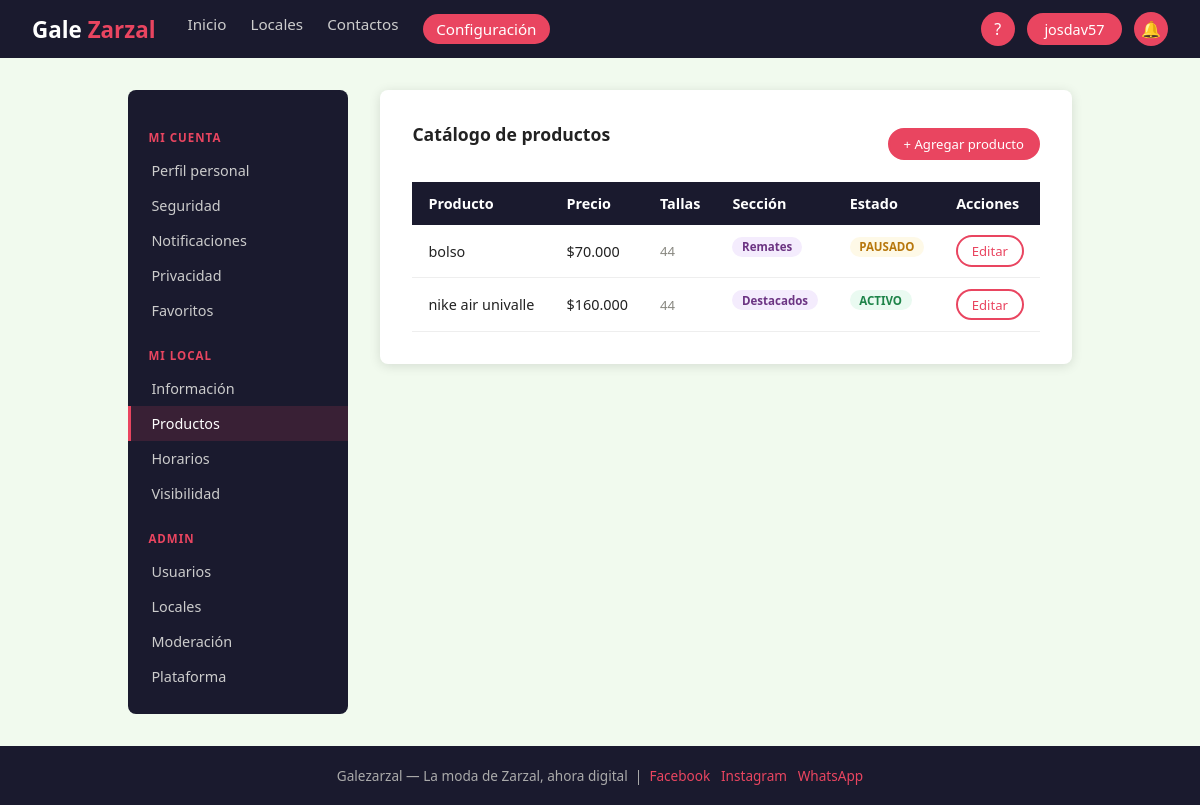
Page /configuracion/productos.php (signed in) on the committed database.
### tables this page shows
CREATE TABLE `producto` (
  `idProducto` int(11) NOT NULL,
  `nomProducto` varchar(80) NOT NULL,
  `describProducto` varchar(200) DEFAULT NULL,
  `fotosUrl` text DEFAULT NULL,
  `idcategoria` int(11) NOT NULL,
  `idLocal` int(11) NOT NULL,
  `tipoProducto` varchar(50) DEFAULT NULL,
  `talla` varchar(30) DEFAULT NULL,
  `estado` enum('disponible','agotado','inactivo') NOT NULL DEFAULT 'disponible',
  `precio` decimal(10,2) NOT NULL CHECK (`precio` >= 0),
  `seccion` varchar(50) DEFAULT NULL
);

### configuracion/productos.php (the view, shortened to what this page needs)
<?php
$db = getDB();
$stLocal = $db->prepare("SELECT l.idLocal FROM Local l JOIN Vendedor v ON v.idVendedor=l.idVendedor WHERE v.iduser=? LIMIT 1");
$stLocal->execute([$_SESSION['iduser']]);
$local = $stLocal->fetch();
$productos = [];
if ($local) {
    $stProd = $db->prepare("SELECT p.*,c.nomCategoria FROM Producto p JOIN Categoria c ON c.idcategoria=p.idcategoria WHERE p.idLocal=? ORDER BY p.nomProducto");
    $stProd->execute([$local['idLocal']]);
    $productos = $stProd->fetchAll();
}
$badgeMap = ['disponible'=>'activo','agotado'=>'agotado','inactivo'=>'pausado'];
$labelMap  = ['disponible'=>'ACTIVO','agotado'=>'AGOTADO','inactivo'=>'PAUSADO'];
require_once __DIR__ . '/../includes/header.php';
?>
<div class="config-layout">
  <?php require_once __DIR__ . '/sidebar.php'; ?>
  <main class="config-main">
    <div class="config-panel">
      <div class="flex-between mb-2">
        <h2>Catálogo de productos</h2>
        <a href="/galezarzal/catalogo/agregarProducto.php" class="btn-primary btn-sm">+ Agregar producto</a>
      </div>
      <?php if (empty($productos)): ?>
        <div class="alerta alerta-info">No tienes productos aún. <a href="/galezarzal/catalogo/agregarProducto.php" style="color:var(--rojo);">Agregar primero</a></div>
      <?php else: ?>
      <div class="tabla-wrap">
        <table>
          <thead><tr><th>Producto</th><th>Precio</th><th>Tallas</th><th>Sección</th><th>Estado</th><th>Acciones</th></tr></thead>
          <tbody>
          <?php foreach ($productos as $p): ?>
          <tr>
            <td><?= htmlspecialchars($p['nomProducto']) ?></td>
            <td>$<?= number_format($p['precio'],0,',','.') ?></td>
            <td style="font-size:.82rem;color:var(--gris);"><?= htmlspecialchars($p['talla']??'—') ?></td>
            <td><span class="card-badge badge-mixto" style="font-size:.72rem;"><?= htmlspecialchars($p['seccion']??'—') ?></span></td>
            <td><span class="card-badge badge-<?= $badgeMap[$p['estado']] ?? 'mixto' ?>"><?= $labelMap[$p['estado']] ?? strtoupper($p['estado']) ?></span></td>
            <td>
              <a href="/galezarzal/catalogo/modificarProducto.php?id=<?= $p['idProducto'] ?>" class="btn-outline btn-sm">Editar</a>
            </td>
          </tr>
          <?php endforeach; ?>
          </tbody>
        </table>
      </div>
      <?php endif; ?>
    </div>
  </main>
</div>
<?php require_once __DIR__ . '/../includes/footer.php'; ?>

### assets/css/style.css (style rules this page uses)
:root { --rojo: #E94560; --oscuro: #1A1A2E; --crema: #F1FAEE; --blanco: #FFFFFF; --gris: #888780; --gris-l: #e8e8e8; --exito: #2ecc71; --alerta: #f39c12; --radio: 8px; --sombra: 0 2px 12px rgba(0,0,0,.12); }
*, *::before, *::after { box-sizing: border-box; margin: 0; padding: 0; }
html { scroll-behavior: smooth; }
body { font-family: 'Segoe UI', Arial, sans-serif; background: var(--crema); color: #222; min-height: 100vh; display: flex; flex-direction: column; }
a { color: inherit; text-decoration: none; }
.btn-primary { background: var(--rojo); color: var(--blanco); border: 2px solid var(--rojo); border-radius: 25px; padding: .55rem 1.5rem; font-size: .95rem; cursor: pointer; transition: opacity .2s; display: inline-block; }
.btn-outline { background: transparent; color: var(--rojo); border: 2px solid var(--rojo); border-radius: 25px; padding: .55rem 1.5rem; font-size: .95rem; cursor: pointer; transition: background .2s, color .2s; display: inline-block; }
.btn-sm { padding: .3rem .85rem; font-size: .82rem; }
.card-badge { display: inline-block; font-size: .72rem; padding: .15rem .6rem; border-radius: 12px; font-weight: 600; margin-bottom: .6rem; }
.badge-mixto { background: #f4ecfd; color: #6c3483; }
.badge-activo { background: #eafaf1; color: #1e8449; }
.badge-pausado { background: #fef9e7; color: #b7770d; }
.tabla-wrap { overflow-x: auto; }
table { width: 100%; border-collapse: collapse; font-size: .9rem; }
thead { background: var(--oscuro); color: var(--blanco); }
thead th { padding: .75rem 1rem; text-align: left; font-weight: 600; }
tbody tr { border-bottom: 1px solid #eee; transition: background .15s; }
tbody td { padding: .65rem 1rem; }
.config-layout { display: flex; gap: 2rem; align-items: flex-start; padding: 2rem; max-width: 1100px; margin: 0 auto; }
.config-main { flex: 1; }
.config-panel { background: var(--blanco); border-radius: var(--radio); box-shadow: var(--sombra); padding: 2rem; }
.config-panel h2 { font-size: 1.1rem; font-weight: 700; margin-bottom: 1.25rem; }
.mb-2 { margin-bottom: 1rem; }
.flex-between { display: flex; justify-content: space-between; align-items: center; }

### rows in the picture
producto: nomProducto "bolso", precio "70.000", talla "44", seccion "Remates", estado "PAUSADO"
producto: nomProducto "nike air univalle", precio "160.000", talla "44", seccion "Destacados", estado "ACTIVO"

### other values in the picture
$_nomUsuario "josdav57"
